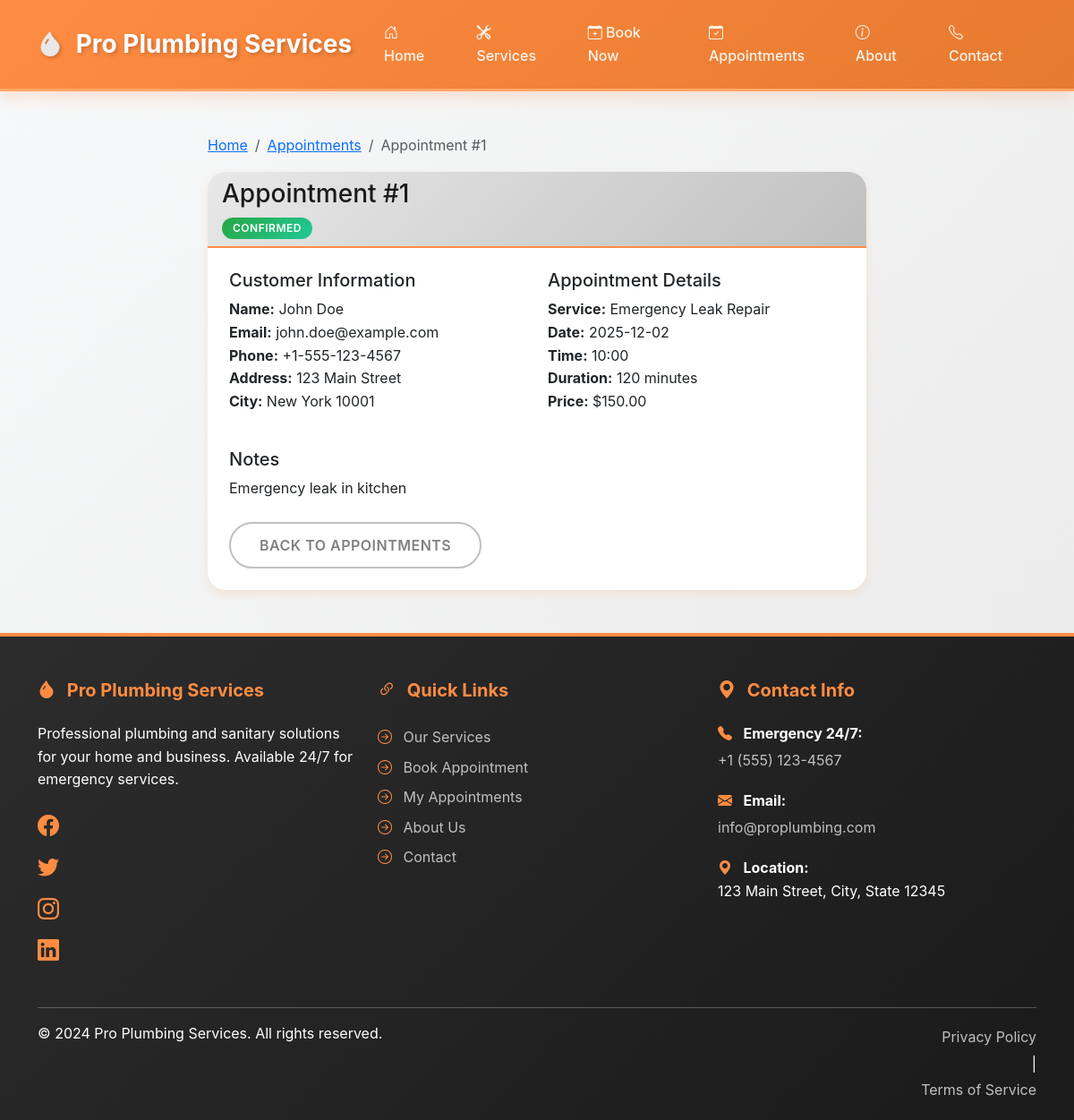
Page /appointments/1 on the committed database.
### app/models/appointment.py (models this page shows, shortened)
class Appointment(db.Model):
    __tablename__ = 'appointments'
    id = db.Column(db.Integer, primary_key=True)
    customer_id = db.Column(db.Integer, db.ForeignKey('customers.id'), nullable=False)
    service_id = db.Column(db.Integer, db.ForeignKey('services.id'), nullable=False)
    scheduled_date = db.Column(db.Date, nullable=False)
    scheduled_time = db.Column(db.Time, nullable=False)
    status = db.Column(db.String(50), default='pending')  # pending, confirmed, completed, cancelled
    notes = db.Column(db.Text)
    calendar_event_sent = db.Column(db.Boolean, default=False)  # Whether calendar event was sent
    calendar_platforms = db.Column(db.String(255))  # Comma-separated list of supported platforms
    event_title = db.Column(db.String(255))  # Title for calendar event
    event_location = db.Column(db.String(500))  # Location for calendar event
    created_at = db.Column(db.DateTime, default=datetime.utcnow)
    updated_at = db.Column(db.DateTime, default=datetime.utcnow, onupdate=datetime.utcnow)

### app/models/customer.py (models this page shows, shortened)
class Customer(db.Model):
    __tablename__ = 'customers'
    id = db.Column(db.Integer, primary_key=True)
    first_name = db.Column(db.String(100), nullable=False)
    last_name = db.Column(db.String(100), nullable=False)
    email = db.Column(db.String(120), unique=True, nullable=False)
    phone = db.Column(db.String(20), nullable=False)
    address = db.Column(db.String(200))
    city = db.Column(db.String(100))
    postal_code = db.Column(db.String(20))
    created_at = db.Column(db.DateTime, default=datetime.utcnow)
    updated_at = db.Column(db.DateTime, default=datetime.utcnow, onupdate=datetime.utcnow)
    appointments = db.relationship('Appointment', backref='customer', lazy=True, cascade='all, delete-orphan')

### app/models/service.py (models this page shows, shortened)
class Service(db.Model):
    __tablename__ = 'services'
    id = db.Column(db.Integer, primary_key=True)
    name = db.Column(db.String(200), nullable=False)
    description = db.Column(db.Text)
    category = db.Column(db.String(100), nullable=False)  # plumbing, sanitary, installation, repair, etc.
    price = db.Column(db.Numeric(10, 2), nullable=False)
    duration_minutes = db.Column(db.Integer, nullable=False)  # Estimated duration in minutes
    is_active = db.Column(db.Boolean, default=True)
    created_at = db.Column(db.DateTime, default=datetime.utcnow)
    updated_at = db.Column(db.DateTime, default=datetime.utcnow, onupdate=datetime.utcnow)
    appointments = db.relationship('Appointment', backref='service', lazy=True)

### app/routes/appointments.py (the view)
@bp.route('/<int:appointment_id>')
def view_appointment(appointment_id):
    appointment = Appointment.query.get_or_404(appointment_id)
    return render_template('appointments/view.html', appointment=appointment)

### app/templates/appointments/view.html (shortened to what this page needs)
{% extends "base.html" %}
{% block content %}
<div class="container my-5">
    <div class="row">
        <div class="col-lg-8 mx-auto">
            <nav aria-label="breadcrumb">
                <ol class="breadcrumb">
                    <li class="breadcrumb-item"><a href="{{ url_for('main.index') }}">Home</a></li>
                    <li class="breadcrumb-item"><a href="{{ url_for('appointments.list_appointments') }}">Appointments</a></li>
                    <li class="breadcrumb-item active">Appointment #{{ appointment.id }}</li>
                </ol>
            </nav>
            <div class="card">
                <div class="card-header">
                    <h3>Appointment #{{ appointment.id }}</h3>
                    <span class="badge bg-{{ 'success' if appointment.status == 'confirmed' else 'warning' if appointment.status == 'pending' else 'secondary' }}">
                        {{ appointment.status }}
                    </span>
                </div>
                <div class="card-body">
                    <div class="row mb-4">
                        <div class="col-md-6">
                            <h5>Customer Information</h5>
                            <p>
                                <strong>Name:</strong> {{ appointment.customer.first_name }} {{ appointment.customer.last_name }}<br>
                                <strong>Email:</strong> {{ appointment.customer.email }}<br>
                                <strong>Phone:</strong> {{ appointment.customer.phone }}<br>
                                {% if appointment.customer.address %}
                                <strong>Address:</strong> {{ appointment.customer.address }}<br>
                                {% endif %}
                                {% if appointment.customer.city %}
                                <strong>City:</strong> {{ appointment.customer.city }} {{ appointment.customer.postal_code }}<br>
                                {% endif %}
                            </p>
                        </div>
                        <div class="col-md-6">
                            <h5>Appointment Details</h5>
                            <p>
                                <strong>Service:</strong> {{ appointment.service.name }}<br>
                                <strong>Date:</strong> {{ appointment.scheduled_date }}<br>
                                <strong>Time:</strong> {{ appointment.scheduled_time.strftime('%H:%M') }}<br>
                                <strong>Duration:</strong> {{ appointment.service.duration_minutes }} minutes<br>
                                <strong>Price:</strong> ${{ "%.2f"|format(appointment.service.price) }}
                            </p>
                        </div>
                    </div>
                    {% if appointment.notes %}
                    <div class="mb-4">
                        <h5>Notes</h5>
                        <p>{{ appointment.notes }}</p>
                    </div>
                    {% endif %}
                    <a href="{{ url_for('appointments.list_appointments') }}" class="btn btn-outline-secondary">Back to Appointments</a>
                </div>
            </div>
        </div>
    </div>
</div>
{% endblock %}

### app/static/css/style.css (style rules this page uses)
:root { --primary-orange: #FF8C42; --light-orange: #FFB380; --dark-orange: #E67A2E; --silver: #C0C0C0; --dark-silver: #808080; --light-silver: #E8E8E8; --accent-orange: #FFA666; --background-light: #F8F9FA; --background-dark: #2C2C2C; --text-dark: #1A1A1A; --text-light: #FFFFFF; --success-color: #28A745; --danger-color: #DC3545; --warning-color: #FFC107; --shadow-sm: 0 2px 4px rgba(255, 140, 66, 0.1); --shadow-md: 0 4px 8px rgba(255, 140, 66, 0.15); --shadow-lg: 0 8px 16px rgba(255, 140, 66, 0.2); --shadow-orange: 0 4px 12px rgba(255, 140, 66, 0.3); --transition-fast: 0.2s ease; --transition-normal: 0.3s ease; --transition-slow: 0.5s ease; }
* { margin: 0; padding: 0; box-sizing: border-box; }
body { font-family: -apple-system, BlinkMacSystemFont, 'Segoe UI', Roboto, 'Helvetica Neue', Arial, sans-serif; min-height: 100vh; display: flex; flex-direction: column; background: linear-gradient(135deg, var(--background-light) 0%, var(--light-silver) 100%); color: var(--text-dark); line-height: 1.6; }
.btn { border-radius: 50px; padding: 0.75rem 2rem; font-weight: 600; text-transform: uppercase; letter-spacing: 0.5px; transition: all var(--transition-normal); border: none; position: relative; overflow: hidden; }
.btn::before { content: ''; position: absolute; top: 50%; left: 50%; width: 0; height: 0; border-radius: 50%; background: rgba(255, 255, 255, 0.3); transform: translate(-50%, -50%); transition: width 0.6s, height 0.6s; }
.btn-outline-secondary { border: 2px solid var(--silver); color: var(--dark-silver); background: transparent; }
.card { border: none; border-radius: 20px; overflow: hidden; transition: all var(--transition-normal); background: var(--text-light); box-shadow: var(--shadow-md); position: relative; }
.card::before { content: ''; position: absolute; top: 0; left: 0; width: 100%; height: 4px; background: linear-gradient(90deg, var(--primary-orange), var(--light-orange)); transform: scaleX(0); transition: var(--transition-normal); }
.card-header { background: linear-gradient(135deg, var(--light-silver), var(--silver)); border-bottom: 2px solid var(--primary-orange); font-weight: 700; color: var(--text-dark); }
.card-body { padding: 1.5rem; }
.badge { padding: 0.5em 1em; font-weight: 600; border-radius: 50px; text-transform: uppercase; letter-spacing: 0.5px; }
.badge.bg-success { background: linear-gradient(135deg, var(--success-color), #20c997) !important; }

### rows in the picture
Appointment: id "1", status "CONFIRMED", scheduled_date "2025-12-02", scheduled_time "10:00", notes "Emergency leak in kitchen"
Customer: customer.first_name "John", customer.last_name "Doe", customer.email "john.doe@example.com", customer.phone "+1-555-123-4567", customer.address "123 Main Street", customer.city "New York", customer.postal_code "10001"
Service: service.name "Emergency Leak Repair", service.duration_minutes "120", service.price "150.00"
